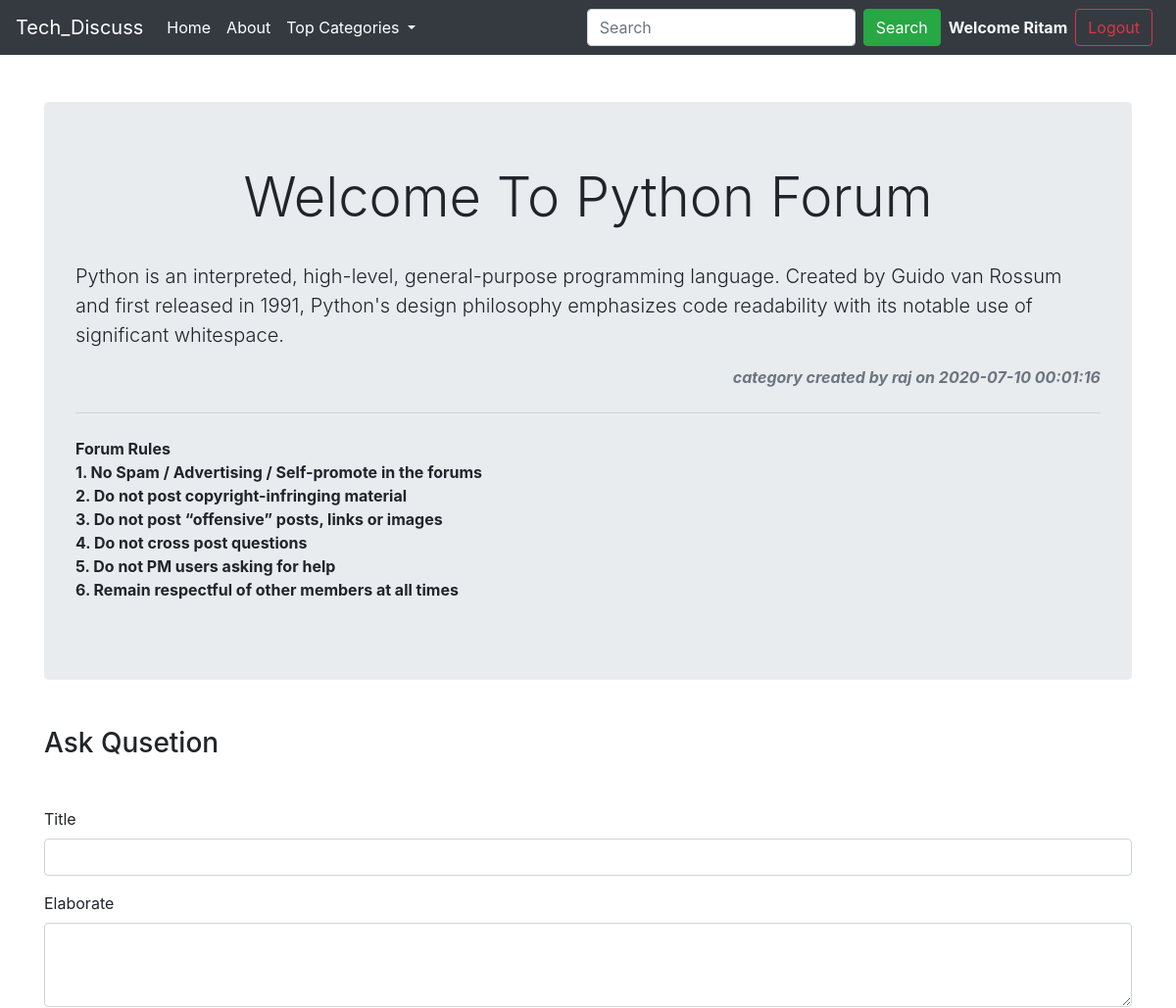
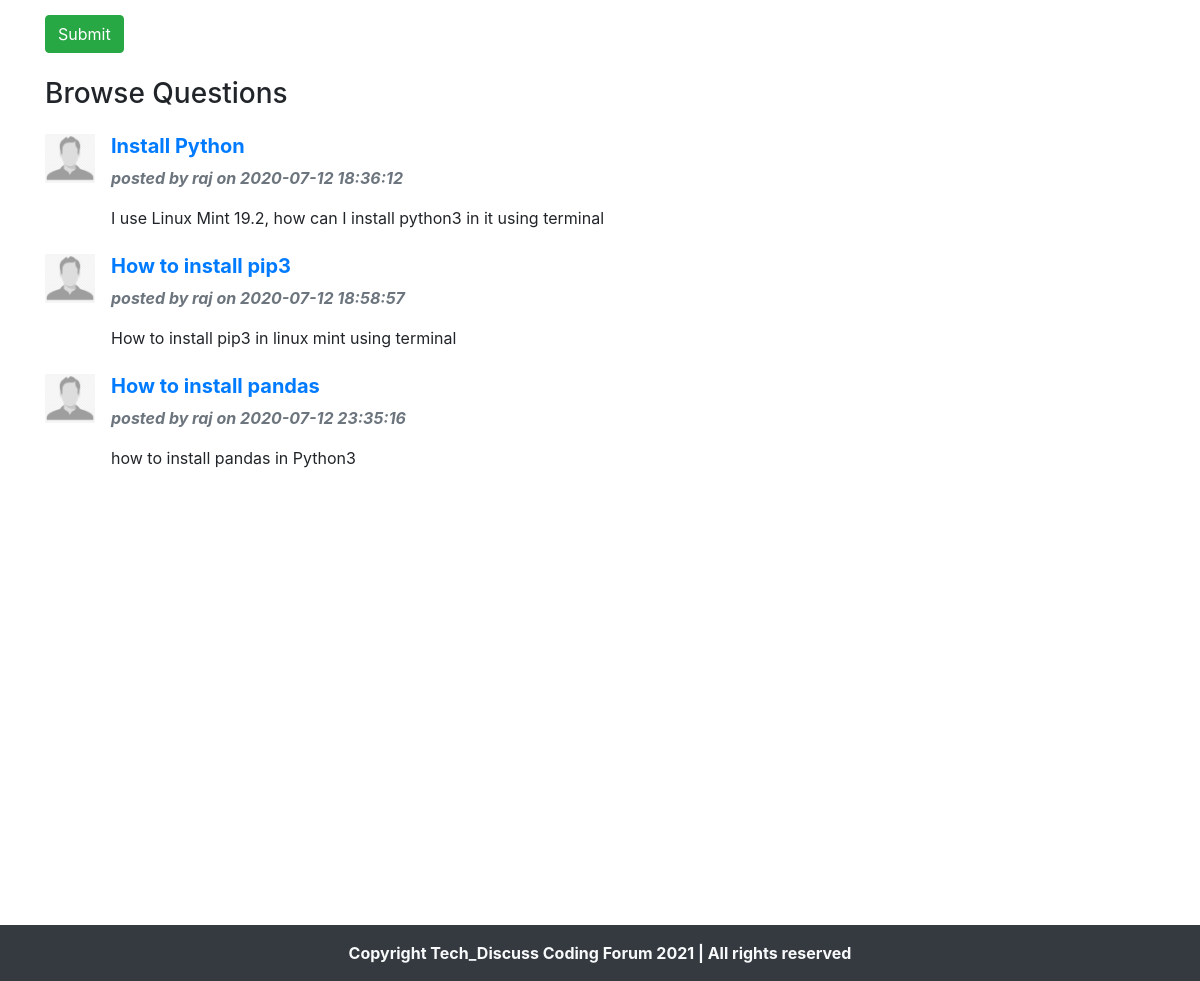
/threads.php?catid=1&catname=Python (signed in), run on the app's committed database (2 pictures, top to bottom).
### tables this page shows
CREATE TABLE `categories` (
  `category_id` int(10) NOT NULL,
  `category_name` varchar(255) NOT NULL,
  `category_description` varchar(500) NOT NULL,
  `category_creation_time` datetime NOT NULL DEFAULT CURRENT_TIMESTAMP,
  `category_user_id` int(10) NOT NULL
);

CREATE TABLE `users` (
  `user_id` int(10) NOT NULL,
  `user_name` varchar(250) NOT NULL,
  `user_email_id` varchar(500) NOT NULL,
  `user_password` varchar(250) NOT NULL,
  `user_creation_time` datetime NOT NULL DEFAULT CURRENT_TIMESTAMP
);

CREATE TABLE `threads` (
  `thread_id` int(10) NOT NULL,
  `thread_category_id` int(10) NOT NULL,
  `thread_user_id` int(10) NOT NULL,
  `thread_topic` varchar(500) NOT NULL,
  `thread_description` text,
  `thread_creation_time` datetime NOT NULL DEFAULT CURRENT_TIMESTAMP
);

### threads.php (the view, shortened to what this page needs)
<!doctype html>
<html lang="en">
  <head>
    <link rel="stylesheet" href="https://stackpath.bootstrapcdn.com/bootstrap/4.5.0/css/bootstrap.min.css">
  </head>
  <body>
    <?php require "./partials/_dbConnect.php";?>
    <?php require "./partials/_header.php";?>
    <?php
      $categoryId = $_GET['catid'];
      $categoryName = $_GET['catname'];
    ?>
    <?php
      $sql = "SELECT * FROM categories WHERE category_id=$categoryId";
      $result = mysqli_query($conn, $sql);
      $record = mysqli_fetch_assoc($result);
      $categoryDescription = $record['category_description'];
      $categoryCreationTime = $record['category_creation_time'];
      $categoryUserId = $record['category_user_id'];
      $sql = "SELECT * FROM users WHERE user_id=$categoryUserId";
      $result = mysqli_query($conn, $sql);
      $record = mysqli_fetch_assoc($result);
      $userName = $record['user_name'];
      echo'
      <div class="container my-5">
        <div class="jumbotron">
          <h2 class="display-4 text-center pb-4">Welcome To ' . $categoryName . ' Forum</h2>
          <p class="lead">' . $categoryDescription . '</p>
          <p class="text-right font-weight-bold font-italic text-muted">category created by ' . $userName . ' on ' . $categoryCreationTime . '</p>
          <hr class="my-4">
          <p class="font-weight-bold">Forum Rules <br>1. No Spam / Advertising / Self-promote in the forums <br>2. Do not post copyright-infringing material <br>3. Do not post “offensive” posts, links or images <br>4. Do not cross post questions <br> 5. Do not PM users asking for help <br>6. Remain respectful of other members at all times</p>
        </div>
      </div>
      ';
    ?>
    <?php
      if(isset($_SESSION['loggedin'])  and  $_SESSION['loggedin'] == true)
      {
        echo'
              <div class="container">
                  <h3 for="threadTitle" class="my-5">Ask Qusetion</h3>
                  <form action="'. $_SERVER["REQUEST_URI"] .'"  method="post">
                    <div class="form-group">
                      <label for="threadTitle">Title</label>
                      <input type="text" class="form-control" id="threadTitle" name="threadTitle">
                    </div>
                    <div class="form-group">
                      <label for="threadDescription">Elaborate</label>
                      <textarea class="form-control" id="threadDescription"  name="threadDescription" rows="3"></textarea>
                    </div>
                    <button type="submit" class="btn btn-success">Submit</button>
                </form>
              </div>
            ';
      }
    ?>
    <?php
      $sql = "SELECT * FROM threads WHERE thread_category_id=$categoryId";
      $result = mysqli_query($conn, $sql);
      if(mysqli_num_rows($result)>0)
      {
        echo'
              <div class="container" style="min-height:800px;">
              <h3 class="text-capitalize my-4">browse questions</h3>
            ';
        while($record = mysqli_fetch_assoc($result))
        {
          $threadId = $record['thread_id'];
          $threadTopic = $record['thread_topic'];
          $threadDescription = $record['thread_description'];
          $threadCreationTime = $record['thread_creation_time'];
          $threadUserId = $record['thread_user_id'];
          $sql = "SELECT * FROM users WHERE user_id=$threadUserId";
          $resultTemp = mysqli_query($conn, $sql);
          $record = mysqli_fetch_assoc($resultTemp);
          $userName = $record['user_name'];
          echo'
              <div class="media">
                <img class="mr-3" src="./drawables/default_user.png" width="50px"alt="">
                <div class="media-body">
                  <h5 class="mt-0 font-weight-bold text-success"><a href="./answers.php?quesid='.$threadId.'&title='.$threadTopic.'&description='.$threadDescription.'">' . $threadTopic . '</a></h5>
                  <p class="font-weight-bold font-italic text-muted"> posted by ' . $userName . ' on ' . $threadCreationTime . ' </p>
                    ' .
                      $threadDescription
                    . '
                </div>
              </div>
              <br>
            ';
        }
        echo"</div>";
      }
      else
      {
        echo'<div class="container" style="min-height:800px;"></div>';
      }
    ?>
  </body>
</html>

### data on the page
categories: category_description "Python is an interpreted, high-level, general-purpose programming language. Created by Guido van Rossum and first released in 1991, Python's design philosophy emphasizes code readability with its notable use of significant whitespace.", category_creation_time "2020-07-10 00:01:16"
users: user_name "raj"
threads: thread_topic "Install Python", users.user_name "raj", thread_creation_time "2020-07-12 18:36:12", thread_description "I use Linux Mint 19.2, how can I install python3 in it using terminal"
threads: thread_topic "How to install pip3", users.user_name "raj", thread_creation_time "2020-07-12 18:58:57", thread_description "How to install pip3 in linux mint using terminal"
threads: thread_topic "How to install pandas", users.user_name "raj", thread_creation_time "2020-07-12 23:35:16", thread_description "how to install pandas in Python3"

### other printed values
$_SESSION["user_name"] "Ritam"
$categoryName "Python"
